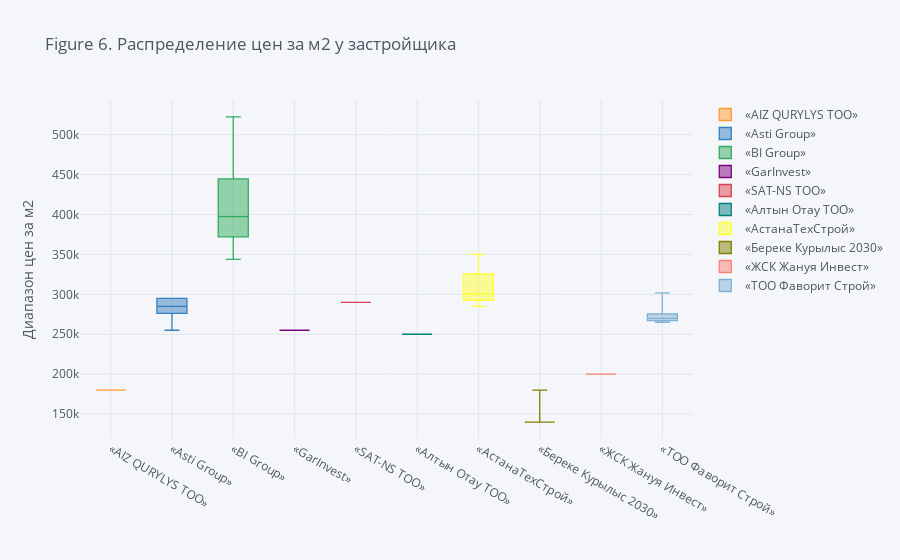

The notebook cell saved with this chart:
### Markdown cell above
#### Читаем график:
 1. Медиана цен за квартиру и застройщика "BI Group"  равна 40 млн тенге
 2. 75% квартир застройщика "АстанаТехСтрой" имеют цену меньше 46 млн тенге
 3. 25% квартир застройщика "Asti Group" имеют цену выше 20.6 млн тенге
 4. За 20 млн тенге можно рассмотерть квартиры всех застрощиков, кроме "AIZ QURYLYS TOO","Береке Курылыс 2030" и " ЖСК Жануя Инвест"

### Code cell
df.pivot(columns='Застройщик', values='Цена за м2').iplot(
        kind='box',
        yTitle='Диапазон цен за м2',
        title='Figure 6. Распределение цен за м2 у застройщика')
hide_toggle()

### Figure 1 — Plotly figure (JSON) as saved in the notebook; plotly's stock layout.template omitted (floating-point values rounded to 4 significant figures; data arrays with more than 128 entries replaced by an {"elided": "..."} marker saying what was removed)
{"data": [{"boxpoints": false, "line": {"width": 1.3}, "marker": {"color": "rgba(255, 153, 51, 1.0)"}, "name": "«AIZ QURYLYS ТОО»", "orientation": "v", "type": "box", "y": {"elided": "167 int values"}}, {"boxpoints": false, "line": {"width": 1.3}, "marker": {"color": "rgba(55, 128, 191, 1.0)"}, "name": "«Asti Group»", "orientation": "v", "type": "box", "y": {"elided": "167 float values"}}, {"boxpoints": false, "line": {"width": 1.3}, "marker": {"color": "rgba(50, 171, 96, 1.0)"}, "name": "«BI Group»", "orientation": "v", "type": "box", "y": {"elided": "167 float values"}}, {"boxpoints": false, "line": {"width": 1.3}, "marker": {"color": "rgba(128, 0, 128, 1.0)"}, "name": "«GarInvest»", "orientation": "v", "type": "box", "y": {"elided": "167 float values"}}, {"boxpoints": false, "line": {"width": 1.3}, "marker": {"color": "rgba(219, 64, 82, 1.0)"}, "name": "«SAT-NS ТОО»", "orientation": "v", "type": "box", "y": {"elided": "167 int values"}}, {"boxpoints": false, "line": {"width": 1.3}, "marker": {"color": "rgba(0, 128, 128, 1.0)"}, "name": "«Алтын Отау ТОО»", "orientation": "v", "type": "box", "y": {"elided": "167 float values"}}, {"boxpoints": false, "line": {"width": 1.3}, "marker": {"color": "rgba(255, 255, 51, 1.0)"}, "name": "«АстанаТехСтрой»", "orientation": "v", "type": "box", "y": {"elided": "167 float values"}}, {"boxpoints": false, "line": {"width": 1.3}, "marker": {"color": "rgba(128, 128, 0, 1.0)"}, "name": "«Береке Курылыс 2030»", "orientation": "v", "type": "box", "y": {"elided": "167 int values"}}, {"boxpoints": false, "line": {"width": 1.3}, "marker": {"color": "rgba(251, 128, 114, 1.0)"}, "name": "«ЖСК Жануя Инвест»", "orientation": "v", "type": "box", "y": {"elided": "167 int values"}}, {"boxpoints": false, "line": {"width": 1.3}, "marker": {"color": "rgba(128, 177, 211, 1.0)"}, "name": "«ТОО Фаворит Строй»", "orientation": "v", "type": "box", "y": {"elided": "167 float values"}}], "layout": {"legend": {"bgcolor": "#F5F6F9", "font": {"color": "#4D5663"}}, "paper_bgcolor": "#F5F6F9", "plot_bgcolor": "#F5F6F9", "title": {"font": {"color": "#4D5663"}, "text": "Figure 6. Распределение цен за м2 у застройщика"}, "xaxis": {"gridcolor": "#E1E5ED", "showgrid": true, "tickfont": {"color": "#4D5663"}, "title": {"font": {"color": "#4D5663"}, "text": ""}, "zerolinecolor": "#E1E5ED"}, "yaxis": {"gridcolor": "#E1E5ED", "showgrid": true, "tickfont": {"color": "#4D5663"}, "title": {"font": {"color": "#4D5663"}, "text": "Диапазон цен за м2"}, "zerolinecolor": "#E1E5ED"}}}
